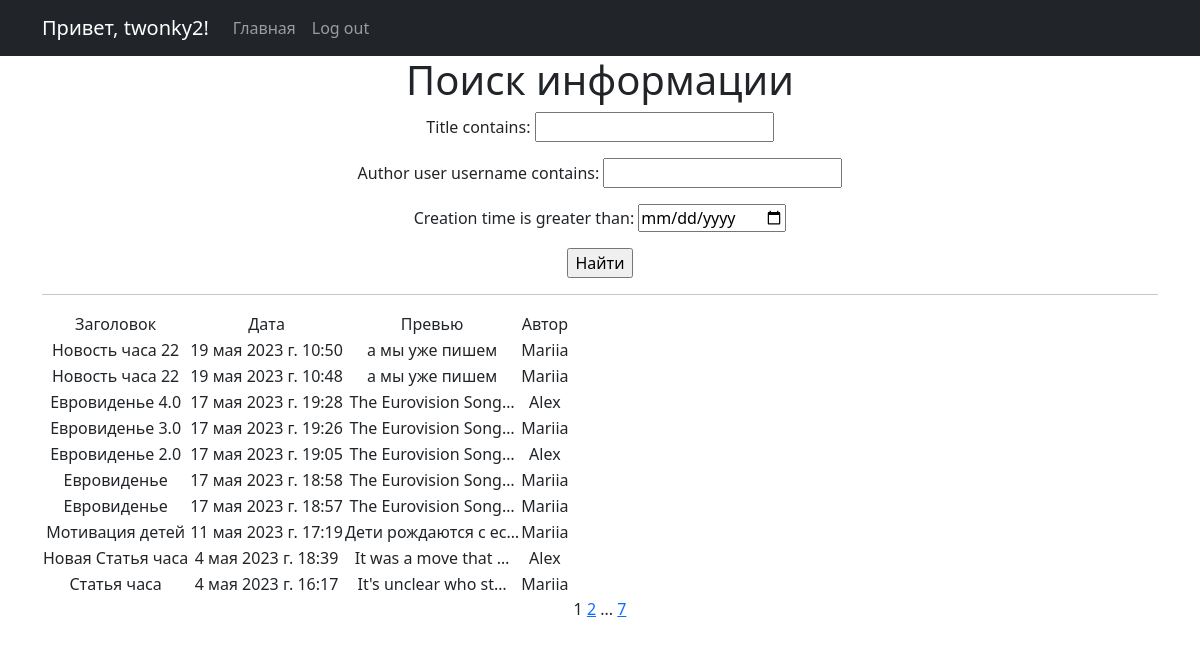
/news/search (signed in), run on the app's committed database.
### News_Portal/models.py (models this page shows, shortened)
class Post(models.Model):
    author = models.ForeignKey(Author, on_delete=models.CASCADE)
    type = models.CharField(max_length=2, choices=TYPES, default="news")
    creation_time = models.DateTimeField(auto_now_add=True)
    category = models.ManyToManyField(Category, through="PostCategory")
    title = models.CharField(max_length=255, default="Новость часа")
    text = models.TextField(default="а мы уже пишем")
    rating = models.FloatField(default=0.0)

class Author(models.Model):
    user = models.OneToOneField(User, on_delete=models.CASCADE)
    rating = models.FloatField(default=0.0)
    def __str__(self):
        return self.user.username

### News_Portal/views.py (the view, shortened to what this page needs)
# urls.py: path("search", Search.as_view(), name="news_search"),
class Search(ListView):
    model = Post
    ordering = "-creation_time"
    template_name = "search.html"
    context_object_name = "news"
    paginate_by = 10
    def get_queryset(self):
        queryset = super().get_queryset()
        self.filterset = PostFilter(self.request.GET, queryset)
        return self.filterset.qs
    def get_context_data(self, **kwargs):
        context = super().get_context_data(**kwargs)
        context["filterset"] = self.filterset
        return context

### News_Portal/templatetags/custom_filters.py (called while the page is built)
@register.filter()
def censor(text):
    if not isinstance(text, str):
        raise ValueError("мы только тексты цензурируем в нашей редакции")
    for bad_word in BANNED_WORDS:
        if bad_word in text:
            censored = bad_word[0] + ("*" * (len(bad_word) - 1))
            text = text.replace(bad_word, censored)
        if bad_word.capitalize() in text:
            censored = bad_word[0].capitalize() + ("*" * (len(bad_word) - 1))
            text = text.replace(bad_word, censored)
    return text

### News_Portal/templates/search.html (shortened to what this page needs)
{% extends 'flatpages/default.html' %}
{% load custom_filters %}
{% block content %}
   <h1>Поиск информации</h1>
   <form action="" method="get">
       {{ filterset.form.as_p }}
       <input type="submit" value="Найти" />
   </form>
   <hr>
   {% if news %}
       <table>
           <tr>
               <td>Заголовок</td>
               <td>Дата</td>
               <td>Превью</td>
               <td>Автор</td>
           </tr>
           {% for post in news %}
           <tr>
               <td>{{ post.title|censor }}</td>
               <td>{{ post.creation_time }}</td>
               <td>{{ post.text|truncatechars:20|censor }}</td>
               <td>{{ post.author|truncatechars:20|censor }}</td>
           </tr>
           {% endfor %}
       </table>
   {% else %}
       <h2>Новостей нет!</h2>
   {% endif %}
   {{ page_obj.number }}
   {% if page_obj.has_next %}
       <a href="?page={{ page_obj.next_page_number }}">{{ page_obj.next_page_number }}</a>
       {% if paginator.num_pages != page_obj.next_page_number %}
           ...
           <a href="?page={{ page_obj.paginator.num_pages }}">{{ page_obj.paginator.num_pages }}</a>
       {% endif %}
   {% endif %}
{% endblock content %}

### News_Portal/templates/flatpages/default.html (shortened to what this page needs)
<!DOCTYPE html>
<html lang="en">
    <head>
        {% load static %}
        <link href="{% static 'css/styles.css' %}" rel="stylesheet" />
    </head>
    <body>
        <nav class="navbar navbar-expand-lg navbar-dark bg-dark static-top">
           <div class="container">
               {% if request.user.is_anonymous %}
                    <a class="navbar-brand" href="#">Привет, аноним!</a>
               {% else %}
                    <a class="navbar-brand" href="/profile">Привет, {{ request.user.username }}!</a>
               {% endif %}
               <div class="collapse navbar-collapse" id="navbarResponsive">
                   <ul class="navbar-nav ml-auto">
                       <li class="nav-item active">
                           <a class="nav-link" href="/news">Главная</a>
                       </li>
                       <li class="nav-item active">
                           {% if request.user.is_anonymous %}
                                <a class="nav-link" href="/accounts/login">Log in</a>
                           {% else %}
                                <a class="nav-link" href="/sign/logout">Log out</a>
                           {% endif %}
                       </li>
                   </ul>
               </div>
           </div>
        </nav>
        <div class="container">
           <div class="row">
               <div class="col-lg-12 text-center">
                   {% block content %}{% endblock content %}
               </div>
           </div>
        </div>
    </body>
</html>

### data on the page
Post: title|censor "Новость часа 22", creation_time "19 мая 2023 г. 10:50", text|censor "а мы уже пишем", author|censor "Mariia"
Post: title|censor "Новость часа 22", creation_time "19 мая 2023 г. 10:48", text|censor "а мы уже пишем", author|censor "Mariia"
Post: title|censor "Евровиденье 4.0", creation_time "17 мая 2023 г. 19:28", text|censor "The Eurovision Song…", author|censor "Alex"
Post: title|censor "Евровиденье 3.0", creation_time "17 мая 2023 г. 19:26", text|censor "The Eurovision Song…", author|censor "Mariia"
Post: title|censor "Евровиденье 2.0", creation_time "17 мая 2023 г. 19:05", text|censor "The Eurovision Song…", author|censor "Alex"
Post: title|censor "Евровиденье", creation_time "17 мая 2023 г. 18:58", text|censor "The Eurovision Song…", author|censor "Mariia"
Post: title|censor "Евровиденье", creation_time "17 мая 2023 г. 18:57", text|censor "The Eurovision Song…", author|censor "Mariia"
Post: title|censor "Мотивация детей", creation_time "11 мая 2023 г. 17:19", text|censor "Дети рождаются с ес…", author|censor "Mariia"
Post: title|censor "Новая Статья часа", creation_time "4 мая 2023 г. 18:39", text|censor "It was a move that …", author|censor "Alex"
Post: title|censor "Статья часа", creation_time "4 мая 2023 г. 16:17", text|censor "It's unclear who st…", author|censor "Mariia"

### other printed values
{{ request.user.username }} "twonky2"
{{ page_obj.number }} "1"
{{ page_obj.next_page_number }} "2"
{{ page_obj.paginator.num_pages }} "7"
